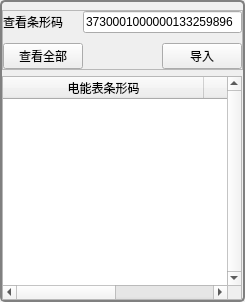
         <widget class="QGroupBox" name="EM_update_loadDetectTaskNo_GpBox">
          <property name="sizePolicy">
           <sizepolicy hsizetype="Fixed" vsizetype="Preferred">
            <horstretch>0</horstretch>
            <verstretch>0</verstretch>
           </sizepolicy>
          </property>
          <property name="minimumSize">
           <size>
            <width>245</width>
            <height>302</height>
           </size>
          </property>
          <property name="maximumSize">
           <size>
            <width>245</width>
            <height>16777215</height>
           </size>
          </property>
          <property name="styleSheet">
           <string notr="true"> QGroupBox {
     background-color: qlineargradient(x1: 0, y1: 0, x2: 0, y2: 1,
                                       stop: 0 #b0e0e6, stop: 1 #b0e0e6);
     border: 2px solid gray;
     border-radius: 5px;
     margin-top:0ex; /* leave space at the top for the title */
 }

 QGroupBox::title {
     subcontrol-origin: margin;
     subcontrol-position: top left; /* position at the top center */
     padding: 0 3px;
   
 }</string>
          </property>
          <property name="title">
           <string/>
          </property>
          <layout class="QGridLayout" name="gridLayout_21">
           <property name="leftMargin">
            <number>0</number>
           </property>
           <property name="topMargin">
            <number>8</number>
           </property>
           <property name="rightMargin">
            <number>0</number>
           </property>
           <property name="bottomMargin">
            <number>0</number>
           </property>
           <property name="horizontalSpacing">
            <number>0</number>
           </property>
           <property name="verticalSpacing">
            <number>6</number>
           </property>
           <item row="0" column="0">
            <widget class="QFrame" name="EM_update_loadDetectTaskNo_Frame">
             <property name="styleSheet">
              <string notr="true">#EM_update_load_DetectTaskNo_Frame{
	border-image: url(:baseTitle3.png);
}</string>
             </property>
             <property name="frameShape">
              <enum>QFrame::StyledPanel</enum>
             </property>
             <property name="frameShadow">
              <enum>QFrame::Raised</enum>
             </property>
             <layout class="QGridLayout" name="gridLayout_23">
              <property name="margin">
               <number>0</number>
              </property>
              <property name="spacing">
               <number>0</number>
              </property>
              <item row="2" column="2">
               <widget class="QPushButton" name="EM_update_loadLocalSql_PsBtn">
                <property name="sizePolicy">
                 <sizepolicy hsizetype="Expanding" vsizetype="Minimum">
                  <horstretch>0</horstretch>
                  <verstretch>0</verstretch>
                 </sizepolicy>
                </property>
                <property name="text">
                 <string>导入</string>
                </property>
               </widget>
              </item>
              <item row="2" column="1">
               <spacer name="EM_update_searchBarCode_HlSpacer">
                <property name="orientation">
                 <enum>Qt::Horizontal</enum>
                </property>
                <property name="sizeHint" stdset="0">
                 <size>
                  <width>40</width>
                  <height>20</height>
                 </size>
                </property>
               </spacer>
              </item>
              <item row="0" column="1" colspan="2">
               <widget class="QLineEdit" name="EM_update_searchBarCode_LnEdit">
                <property name="text">
                 <string>3730001000000133259896</string>
                </property>
               </widget>
              </item>
              <item row="0" column="0">
               <widget class="QLabel" name="EM_update_searchBarCode_Label">
                <property name="text">
                 <string>查看条形码</string>
                </property>
               </widget>
              </item>
              <item row="2" column="0">
               <widget class="QPushButton" name="EM_update_loadDetectTaskNo_PsBtn">
                <property name="sizePolicy">
                 <sizepolicy hsizetype="Expanding" vsizetype="Fixed">
                  <horstretch>0</horstretch>
                  <verstretch>0</verstretch>
                 </sizepolicy>
                </property>
                <property name="styleSheet">
                 <string notr="true"/>
                </property>
                <property name="text">
                 <string>查看全部</string>
                </property>
               </widget>
              </item>
              <item row="1" column="0">
               <spacer name="EM_update_searchBarCode_VlSpacer">
                <property name="orientation">
                 <enum>Qt::Vertical</enum>
                </property>
                <property name="sizeType">
                 <enum>QSizePolicy::Fixed</enum>
                </property>
                <property name="sizeHint" stdset="0">
                 <size>
                  <width>20</width>
                  <height>10</height>
                 </size>
                </property>
               </spacer>
              </item>
             </layout>
            </widget>
           </item>
           <item row="1" column="0">
            <widget class="QTableWidget" name="EM_update_loadDetectTaskNo_TblWidget">
             <property name="sizePolicy">
              <sizepolicy hsizetype="Expanding" vsizetype="Expanding">
               <horstretch>0</horstretch>
               <verstretch>0</verstretch>
              </sizepolicy>
             </property>
             <property name="minimumSize">
              <size>
               <width>240</width>
               <height>1</height>
              </size>
             </property>
             <property name="maximumSize">
              <size>
               <width>240</width>
               <height>16777215</height>
              </size>
             </property>
             <property name="verticalScrollBarPolicy">
              <enum>Qt::ScrollBarAlwaysOn</enum>
             </property>
             <attribute name="horizontalHeaderDefaultSectionSize">
              <number>201</number>
             </attribute>
             <attribute name="horizontalHeaderMinimumSectionSize">
              <number>14</number>
             </attribute>
             <attribute name="verticalHeaderDefaultSectionSize">
              <number>30</number>
             </attribute>
             <column>
              <property name="text">
               <string>电能表条形码</string>
              </property>
             </column>
             <column>
              <property name="text">
               <string>ID</string>
              </property>
             </column>
            </widget>
           </item>
          </layout>
         </widget>
